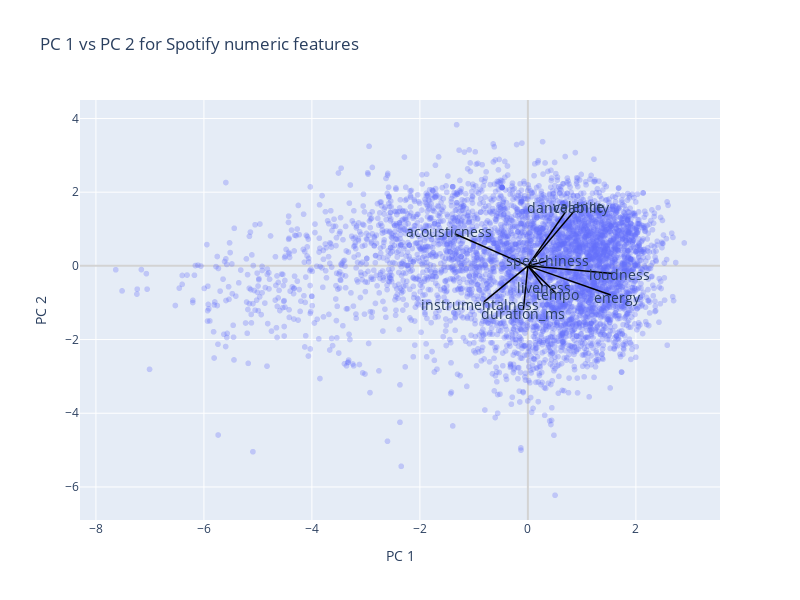

The notebook cell this image was saved under:
### Code cell
import pandas as pd
import plotly.express as px
import plotly.graph_objects as go

pc_scores   = pca.transform(X_std)[:, :2]          # first 2 PCs
loadings_2d = pca.components_.T[:, :2]             # feature loadings
df_plot = pd.DataFrame(pc_scores, columns=["PC1", "PC2"])

fig = px.scatter(
    df_plot, x="PC1", y="PC2",
    opacity=0.3,
    title="PC 1 vs PC 2 for Spotify numeric features",
    width=800, height=600
)
# Disable all hover interactions
fig.update_traces(hoverinfo="skip", hovertemplate=None)

# Add loading vectors as arrows
arrow_scale = 3.0          # adjust arrow length if needed

for vec, feat in zip(loadings_2d, num_cols):
    x_end, y_end = vec * arrow_scale
    fig.add_shape(
        type="line",
        x0=0, y0=0, x1=x_end, y1=y_end,
        line=dict(color="black", width=1.5)
    )
    fig.add_annotation(
        x=x_end * 1.08, y=y_end * 1.08,
        text=feat,
        showarrow=False,
        font=dict(size=14)   # <— larger font size
    )

# Axis styling
fig.update_layout(
    xaxis_title="PC 1",
    yaxis_title="PC 2",
    xaxis=dict(zeroline=True, zerolinecolor="lightgrey"),
    yaxis=dict(zeroline=True, zerolinecolor="lightgrey"),
)

fig.show()

### Figure 1 — Plotly figure (JSON) as saved in the notebook; plotly's stock layout.template omitted (floating-point values rounded to 4 significant figures; data arrays with more than 128 entries replaced by an {"elided": "..."} marker saying what was removed)
{"data": [{"hoverinfo": "skip", "legendgroup": "", "marker": {"color": "#636efa", "opacity": 0.3, "symbol": "circle"}, "mode": "markers", "name": "", "showlegend": false, "type": "scattergl", "x": {"elided": "5000 float values"}, "xaxis": "x", "y": {"elided": "5000 float values"}, "yaxis": "y"}], "layout": {"annotations": [{"font": {"size": 14}, "showarrow": false, "text": "danceability", "x": 0.7481, "y": 1.572}, {"font": {"size": 14}, "showarrow": false, "text": "energy", "x": 1.658, "y": -0.8535}, {"font": {"size": 14}, "showarrow": false, "text": "loudness", "x": 1.692, "y": -0.222}, {"font": {"size": 14}, "showarrow": false, "text": "speechiness", "x": 0.3721, "y": 0.1404}, {"font": {"size": 14}, "showarrow": false, "text": "acousticness", "x": -1.463, "y": 0.9425}, {"font": {"size": 14}, "showarrow": false, "text": "instrumentalness", "x": -0.8807, "y": -1.055}, {"font": {"size": 14}, "showarrow": false, "text": "liveness", "x": 0.2967, "y": -0.5812}, {"font": {"size": 14}, "showarrow": false, "text": "valence", "x": 0.9318, "y": 1.615}, {"font": {"size": 14}, "showarrow": false, "text": "tempo", "x": 0.5515, "y": -0.7902}, {"font": {"size": 14}, "showarrow": false, "text": "duration_ms", "x": -0.0904, "y": -1.288}], "height": 600, "legend": {"tracegroupgap": 0}, "shapes": [{"line": {"color": "black", "width": 1.5}, "type": "line", "x0": 0, "x1": 0.6927, "y0": 0, "y1": 1.455}, {"line": {"color": "black", "width": 1.5}, "type": "line", "x0": 0, "x1": 1.536, "y0": 0, "y1": -0.7903}, {"line": {"color": "black", "width": 1.5}, "type": "line", "x0": 0, "x1": 1.567, "y0": 0, "y1": -0.2056}, {"line": {"color": "black", "width": 1.5}, "type": "line", "x0": 0, "x1": 0.3445, "y0": 0, "y1": 0.13}, {"line": {"color": "black", "width": 1.5}, "type": "line", "x0": 0, "x1": -1.355, "y0": 0, "y1": 0.8726}, {"line": {"color": "black", "width": 1.5}, "type": "line", "x0": 0, "x1": -0.8155, "y0": 0, "y1": -0.9773}, {"line": {"color": "black", "width": 1.5}, "type": "line", "x0": 0, "x1": 0.2747, "y0": 0, "y1": -0.5382}, {"line": {"color": "black", "width": 1.5}, "type": "line", "x0": 0, "x1": 0.8628, "y0": 0, "y1": 1.495}, {"line": {"color": "black", "width": 1.5}, "type": "line", "x0": 0, "x1": 0.5106, "y0": 0, "y1": -0.7317}, {"line": {"color": "black", "width": 1.5}, "type": "line", "x0": 0, "x1": -0.08371, "y0": 0, "y1": -1.192}], "title": {"text": "PC 1 vs PC 2 for Spotify numeric features"}, "width": 800, "xaxis": {"anchor": "y", "domain": [0, 1], "title": {"text": "PC 1"}, "zeroline": true, "zerolinecolor": "lightgrey"}, "yaxis": {"anchor": "x", "domain": [0, 1], "title": {"text": "PC 2"}, "zeroline": true, "zerolinecolor": "lightgrey"}}}
